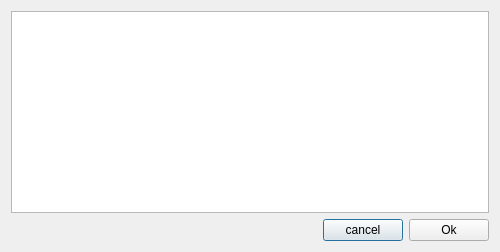
<?xml version="1.0" encoding="UTF-8"?>
<ui version="4.0">
 <class>Dialog</class>
 <widget class="QDialog" name="Dialog">
  <property name="geometry">
   <rect>
    <x>0</x>
    <y>0</y>
    <width>500</width>
    <height>252</height>
   </rect>
  </property>
  <property name="windowTitle">
   <string>choose ..</string>
  </property>
  <layout class="QGridLayout" name="gridLayout">
   <item row="0" column="0">
    <widget class="QTableView" name="tableView">
     <property name="minimumSize">
      <size>
       <width>0</width>
       <height>0</height>
      </size>
     </property>
     <property name="selectionMode">
      <enum>QAbstractItemView::SingleSelection</enum>
     </property>
     <property name="selectionBehavior">
      <enum>QAbstractItemView::SelectRows</enum>
     </property>
    </widget>
   </item>
   <item row="1" column="0">
    <layout class="QHBoxLayout" name="horizontalLayout">
     <item>
      <spacer name="horizontalSpacer">
       <property name="orientation">
        <enum>Qt::Horizontal</enum>
       </property>
       <property name="sizeHint" stdset="0">
        <size>
         <width>40</width>
         <height>20</height>
        </size>
       </property>
      </spacer>
     </item>
     <item>
      <widget class="QPushButton" name="BtnCancel">
       <property name="text">
        <string>cancel</string>
       </property>
      </widget>
     </item>
     <item>
      <widget class="QPushButton" name="BtnOk">
       <property name="text">
        <string>Ok</string>
       </property>
      </widget>
     </item>
    </layout>
   </item>
  </layout>
 </widget>
 <resources/>
 <connections>
  <connection>
   <sender>tableView</sender>
   <signal>doubleClicked(QModelIndex)</signal>
   <receiver>tableView</receiver>
   <slot>setCurrentIndex(QModelIndex)</slot>
   <hints>
    <hint type="sourcelabel">
     <x>249</x>
     <y>107</y>
    </hint>
    <hint type="destinationlabel">
     <x>249</x>
     <y>107</y>
    </hint>
   </hints>
  </connection>
 </connections>
</ui>
